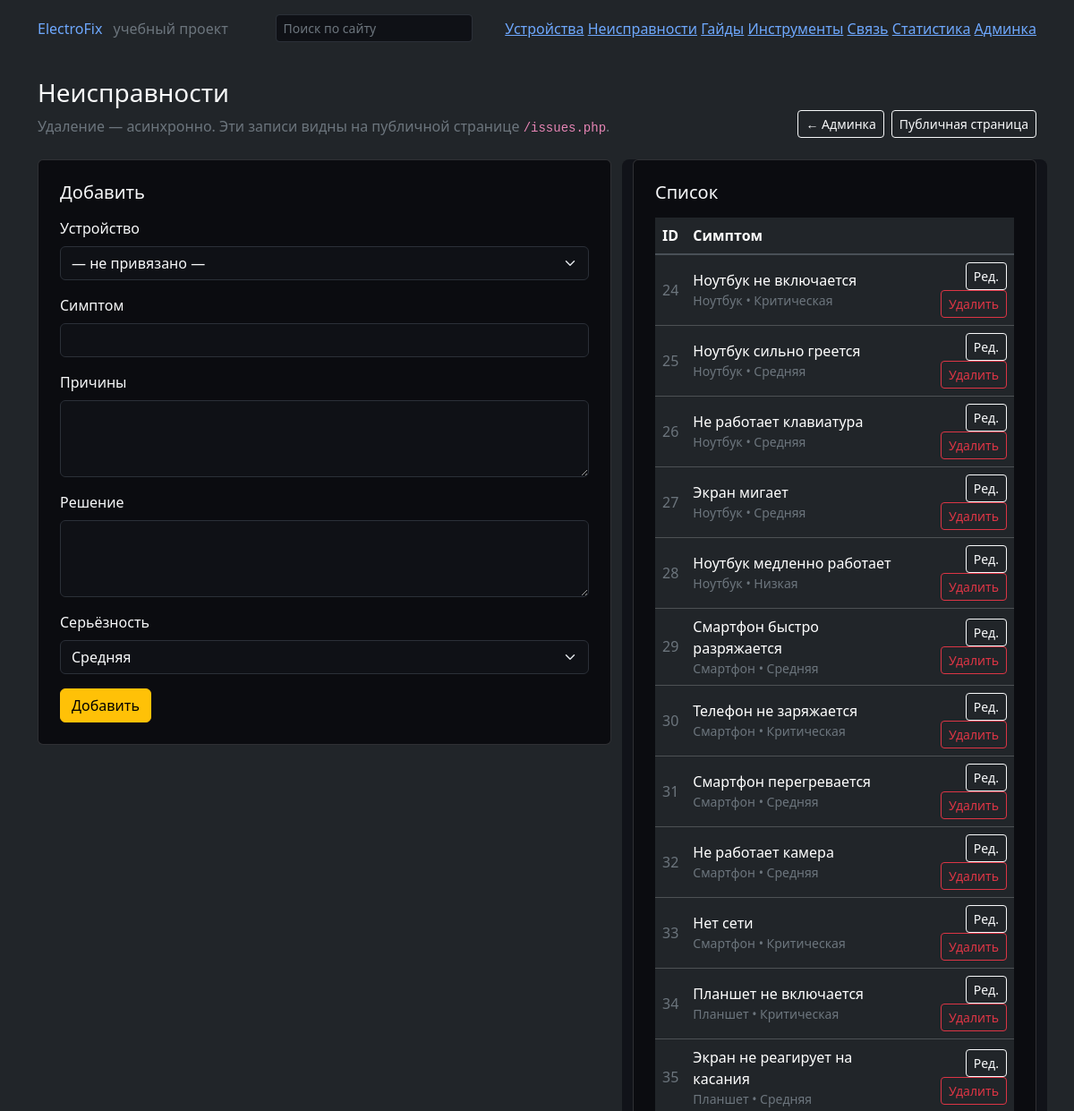
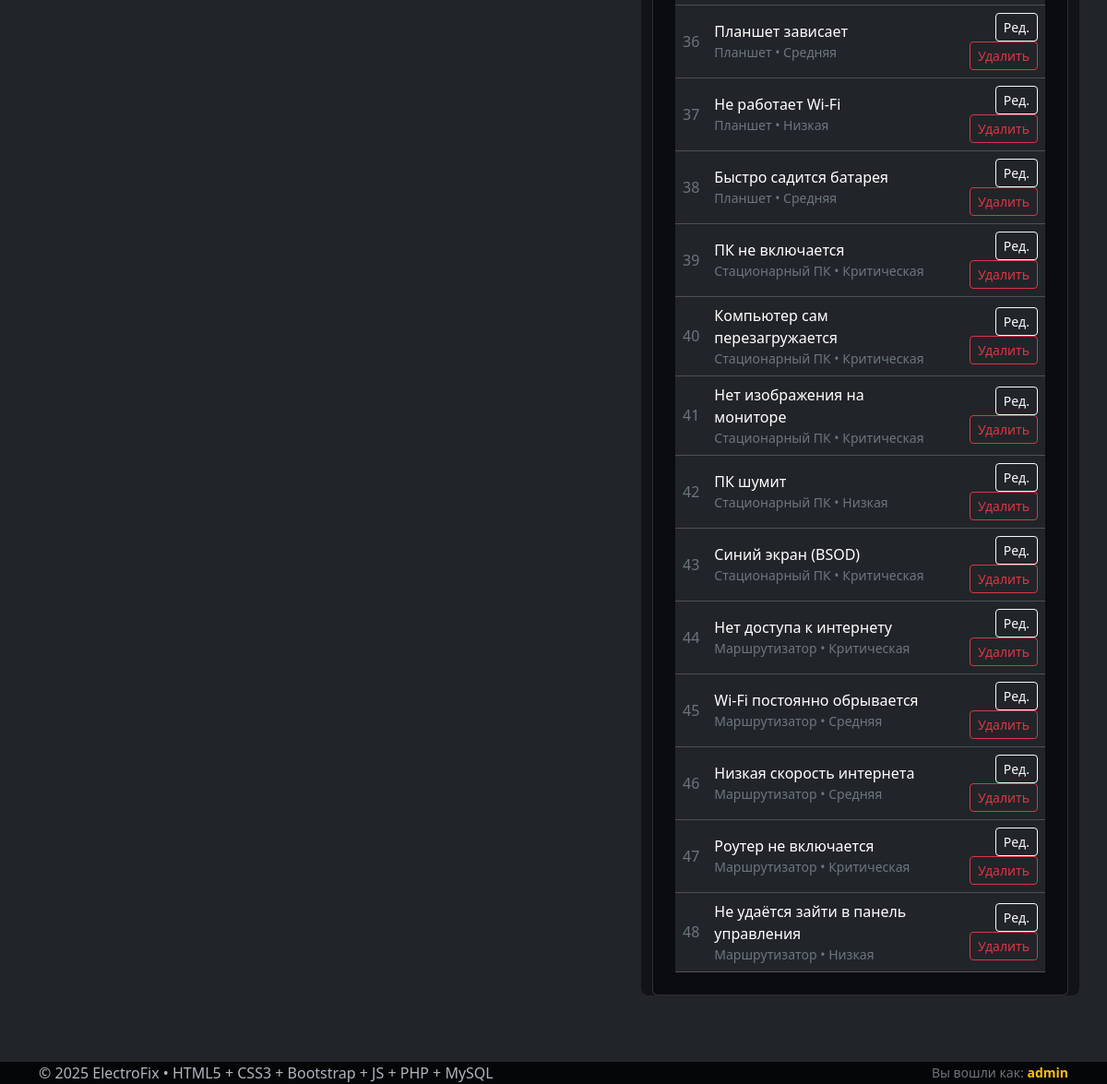
The page /admin/issues.php (signed in) on the database its author committed (2 pictures, top to bottom).
### tables this page shows
CREATE TABLE `issues` (
  `id` int(11) NOT NULL,
  `device_id` int(11) DEFAULT NULL,
  `symptom` varchar(255) NOT NULL,
  `causes` text,
  `solution` text,
  `severity` varchar(32) DEFAULT NULL,
  `created_at` datetime NOT NULL DEFAULT CURRENT_TIMESTAMP
);

CREATE TABLE `devices` (
  `id` int(11) NOT NULL,
  `name` varchar(128) NOT NULL,
  `category` varchar(64) DEFAULT NULL,
  `short_desc` text,
  `full_desc` text,
  `thumb_path` varchar(255) DEFAULT NULL,
  `created_at` datetime NOT NULL DEFAULT CURRENT_TIMESTAMP,
  `updated_at` datetime NOT NULL DEFAULT CURRENT_TIMESTAMP ON UPDATE CURRENT_TIMESTAMP
);

### server/util.php (called while the page is built, shortened)
<?php
function h(string $s): string {
  return htmlspecialchars($s, ENT_QUOTES | ENT_SUBSTITUTE, 'UTF-8');
}

### admin/issues.php (the view, shortened to what this page needs)
<?php
require_once __DIR__ . '/../partials/header.php';
?>
<?php
$pdo = db();
$edit = null;
$rows = $pdo->query("SELECT i.id, i.symptom, i.severity, d.name AS device_name
                     FROM issues i LEFT JOIN devices d ON d.id=i.device_id
                     ORDER BY i.created_at DESC")->fetchAll();
?>
<section class="mb-4 d-flex justify-content-between align-items-end gap-3 flex-wrap">
  <div>
    <h1 class="h3 mb-2">Неисправности</h1>
    <p class="text-secondary mb-0">Удаление — асинхронно. Эти записи видны на публичной странице <code>/issues.php</code>.</p>
  </div>
  <div class="d-flex gap-2">
    <a class="btn btn-outline-light btn-sm" href="index.php">← Админка</a>
    <a class="btn btn-outline-light btn-sm" href="../issues.php">Публичная страница</a>
  </div>
</section>
<div class="row g-4">
  <section class="col-lg-7">
    <div class="card p-4">
      <h2 class="h5 mb-3"><?= $edit ? 'Редактировать' : 'Добавить' ?></h2>
      <form method="post">
        <div class="mb-3">
          <label class="form-label" for="device_id">Устройство</label>
          <select class="form-select" id="device_id" name="device_id">
            <option value="0">— не привязано —</option>
          </select>
        </div>
        <div class="mb-3">
          <label class="form-label" for="symptom">Симптом</label>
          <input class="form-control" id="symptom" name="symptom" required value="<?= h($edit['symptom'] ?? '') ?>">
        </div>
        <div class="mb-3">
          <label class="form-label" for="causes">Причины</label>
          <textarea class="form-control" id="causes" name="causes" rows="3"><?= h($edit['causes'] ?? '') ?></textarea>
        </div>
        <div class="mb-3">
          <label class="form-label" for="solution">Решение</label>
          <textarea class="form-control" id="solution" name="solution" rows="3"><?= h($edit['solution'] ?? '') ?></textarea>
        </div>
        <div class="mb-3">
          <label class="form-label" for="severity">Серьёзность</label>
          <select class="form-select" id="severity" name="severity">
            <?php
              $sev = $edit['severity'] ?? 'Средняя';
              $opts = ['Низкая','Средняя','Высокая'];
              foreach ($opts as $o) {
                $sel = ($sev === $o) ? 'selected' : '';
                echo '<option ' . $sel . '>' . h($o) . '</option>';
              }
            ?>
          </select>
        </div>
        <button class="btn btn-warning" type="submit"><?= $edit ? 'Сохранить' : 'Добавить' ?></button>
      </form>
    </div>
  </section>
  <aside class="col-lg-5">
    <div class="card p-4">
      <h2 class="h5 mb-3">Список</h2>
      <div class="table-responsive">
        <table id="adminTable" class="table table-dark table-hover align-middle mb-0">
          <thead>
            <tr><th>ID</th><th>Симптом</th><th></th></tr>
          </thead>
          <tbody>
            <?php foreach ($rows as $r): ?>
              <tr>
                <td class="text-secondary"><?= (int)$r['id'] ?></td>
                <td>
                  <?= h($r['symptom']) ?>
                  <div class="small text-secondary"><?= h(($r['device_name'] ?? '—') . ' • ' . ($r['severity'] ?? '—')) ?></div>
                </td>
                <td class="text-end">
                  <a class="btn btn-outline-light btn-sm" href="?edit=<?= (int)$r['id'] ?>">Ред.</a>
                  <button class="btn btn-outline-danger btn-sm" type="button"
                          data-delete="1" data-type="issues" data-id="<?= (int)$r['id'] ?>">
                    Удалить
                  </button>
                </td>
              </tr>
            <?php endforeach; ?>
          </tbody>
        </table>
      </div>
    </div>
  </aside>
</div>
<?php require_once __DIR__ . '/../partials/footer.php'; ?>

### css/style.css (style rules this page uses)
body { font-family: "Segoe UI", Arial, sans-serif; background-color: #0b0c10; color: #f8f9fa; }
.table thead th { border-bottom: 2px solid #495057; }
aside { background-color: #111319; border-radius: 0.5rem; color: #f8f9fa; }
html[data-bs-theme="dark"] { --bs-body-bg: #0b0c10; --bs-body-color: #f8f9fa; --bs-tertiary-bg: #111319; --bs-border-color: #2b3038; --bs-card-bg: #111319; --bs-card-border-color: #2b3038; }
.card { background: var(--bs-card-bg); border-color: var(--bs-card-border-color); }
.form-control, .form-select { background-color: #0f1116; color: #f8f9fa; border-color: #2b3038; }
.form-control::placeholder { color:#6c757d; opacity:1; }

### rows shown on the page
issues: id "24", symptom "Ноутбук не включается", device+severity "Ноутбук • Критическая"
issues: id "25", symptom "Ноутбук сильно греется", device+severity "Ноутбук • Средняя"
issues: id "26", symptom "Не работает клавиатура", device+severity "Ноутбук • Средняя"
issues: id "27", symptom "Экран мигает", device+severity "Ноутбук • Средняя"
issues: id "28", symptom "Ноутбук медленно работает", device+severity "Ноутбук • Низкая"
issues: id "29", symptom "Смартфон быстро разряжается", device+severity "Смартфон • Средняя"
issues: id "30", symptom "Телефон не заряжается", device+severity "Смартфон • Критическая"
issues: id "31", symptom "Смартфон перегревается", device+severity "Смартфон • Средняя"
issues: id "32", symptom "Не работает камера", device+severity "Смартфон • Средняя"
issues: id "33", symptom "Нет сети", device+severity "Смартфон • Критическая"
issues: id "34", symptom "Планшет не включается", device+severity "Планшет • Критическая"
issues: id "35", symptom "Экран не реагирует на касания", device+severity "Планшет • Средняя"
issues: id "36", symptom "Планшет зависает", device+severity "Планшет • Средняя"
issues: id "37", symptom "Не работает Wi-Fi", device+severity "Планшет • Низкая"
issues: id "38", symptom "Быстро садится батарея", device+severity "Планшет • Средняя"
issues: id "39", symptom "ПК не включается", device+severity "Стационарный ПК • Критическая"
issues: id "40", symptom "Компьютер сам перезагружается", device+severity "Стационарный ПК • Критическая"
issues: id "41", symptom "Нет изображения на мониторе", device+severity "Стационарный ПК • Критическая"
issues: id "42", symptom "ПК шумит", device+severity "Стационарный ПК • Низкая"
issues: id "43", symptom "Синий экран (BSOD)", device+severity "Стационарный ПК • Критическая"
issues: id "44", symptom "Нет доступа к интернету", device+severity "Маршрутизатор • Критическая"
issues: id "45", symptom "Wi-Fi постоянно обрывается", device+severity "Маршрутизатор • Средняя"
issues: id "46", symptom "Низкая скорость интернета", device+severity "Маршрутизатор • Средняя"
issues: id "47", symptom "Роутер не включается", device+severity "Маршрутизатор • Критическая"
issues: id "48", symptom "Не удаётся зайти в панель управления", device+severity "Маршрутизатор • Низкая"

### other values the page prints
current_user()['username'] "admin"
form field severity "Средняя"
